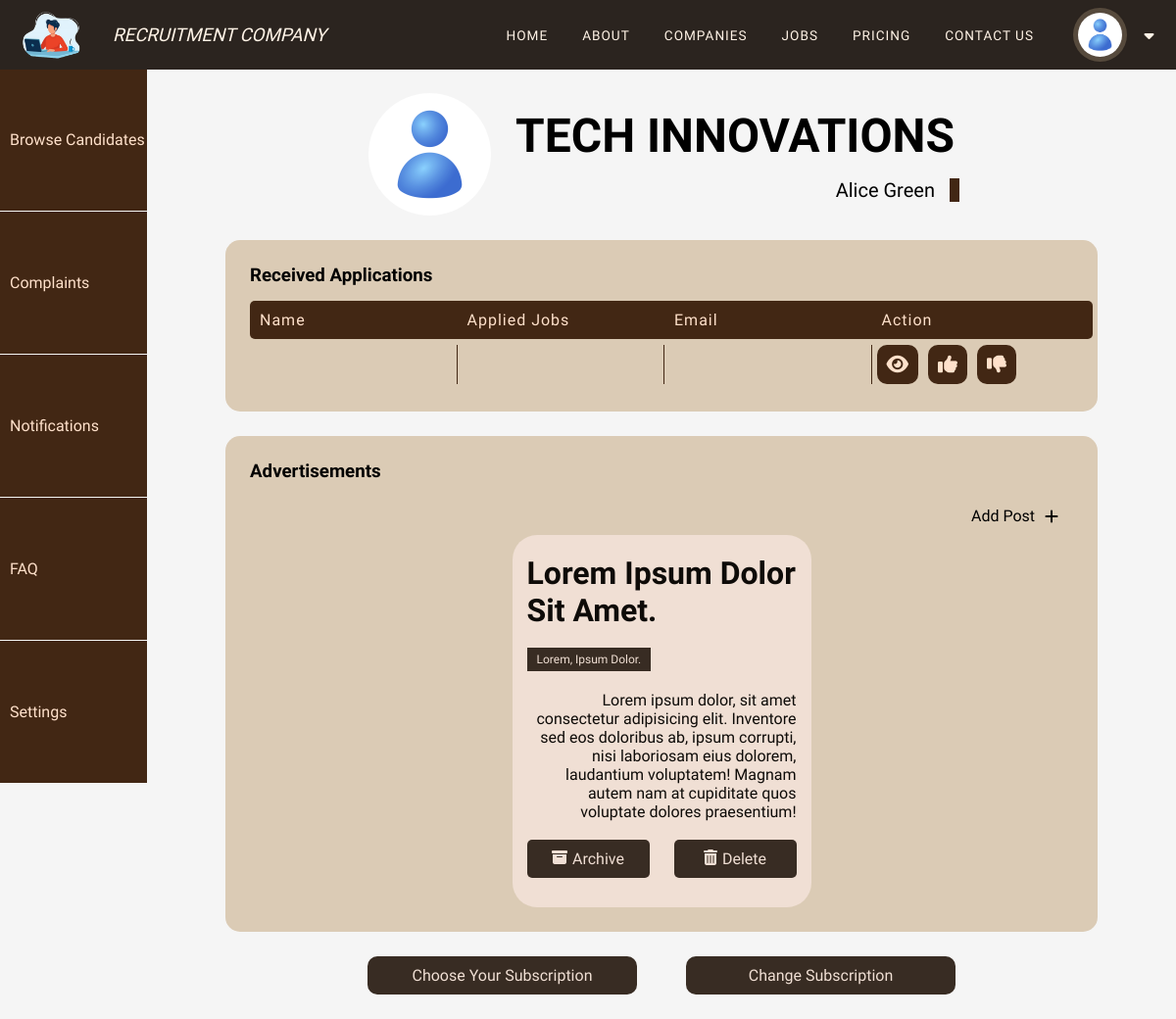
The page /dashboard/recruiter_dashboard.php (signed in) on the database its author committed.
### tables this page shows
CREATE TABLE recruiter (
    id VARCHAR(5) PRIMARY KEY,
    user_name VARCHAR(150) NOT NULL,
    mobile_no VARCHAR(15),
    company VARCHAR(255),
    email VARCHAR(100) NOT NULL UNIQUE,
    add_message TEXT,
    image VARCHAR(255),
    package VARCHAR(100),
    user_password VARCHAR(100),
    created_at TIMESTAMP DEFAULT CURRENT_TIMESTAMP
);

### includes/get_user.php (called while the page is built, shortened)
<?php
include '../includes/config.php';
if (isset($_SESSION['user_id'], $_SESSION['user_type'])) {
    $user_sql = "SELECT * FROM " . $_SESSION['user_type'] . " WHERE id = '" . $_SESSION['user_id'] . "'";
    $user_details = $conn->query($user_sql);
    if ($user_details->num_rows > 0) {
        $user = $user_details->fetch_assoc();
    } else {
        echo "Internal Error: User not found!";
        exit();
    }
} else {
    $is_logged_in = false;
    header("Location: ../login/login.php");
    exit();
}
?>

### dashboard/recruiter_dashboard.php (the view, shortened to what this page needs)
<?php
include '../includes/get_user.php';
?>
<!DOCTYPE html>
<html lang="en">
<head>
    <link rel="stylesheet" href="./styles/recruiter.css">
    <link rel="stylesheet" href="https://cdnjs.cloudflare.com/ajax/libs/font-awesome/6.0.0-beta3/css/all.min.css">
</head>
<body>
<?php
    include_once '../includes/header.php';
?>
    <main>
        <div class="frame">
            <div class="side_bar">
                <a href="./browse_candidates.html">Browse Candidates</a>
                <a href="">Complaints</a>
                <a href="">Notifications</a>
                <a href="">FAQ</a>
                <a href="">Settings</a>
            </div>
        </div>
        <div class="frame">
            <div class="sub_frame">
                <img src="<?php echo $user['image'] ?>" alt="recruiter_img">
                <div class="text">
                    <h3><?php echo $user['company'] ?></h3>
                    <p><?php echo $user['user_name'] ?></p>
                </div>
            </div>
            <div class="sub_frame">
                <h3>Received Applications</h3>
                <div class="box_frame">
                    <div class="title_row row">
                        <div class="data_box">Name</div>
                        <div class="data_box">Applied Jobs</div>
                        <div class="data_box">Email</div>
                        <div class="data_box">Action</div>
                    </div>
                    <div class="data_row row">
                        <div class="data_box"></div>
                        <div class="data_box"></div>
                        <div class="data_box"></div>
                        <div class="data_box">
                            <div class="action">
                                <i class="fa-solid fa-eye"></i>
                            </div>
                            <div class="action">
                                <i class="fa-solid fa-thumbs-up"></i>
                            </div>
                            <div class="action">
                                <i class="fa-solid fa-thumbs-down"></i>
                            </div>
                        </div>
                    </div>
                </div>
            </div>
            <div class="sub_frame">
                <h3>Advertisements</h3>
                <div class="button_row">
                    <div class="button">
                        <p>Add Post</p>
                        <i class="fa-solid fa-plus"></i>
                    </div>
                </div>
                <div class="post_container">
                    <div class="post_card">
                        <p class="title">Lorem ipsum dolor sit amet.</p>
                        <p class="post">Lorem, ipsum dolor.</p>
                        <div class="desc">Lorem ipsum dolor, sit amet consectetur adipisicing elit. Inventore sed eos doloribus ab, ipsum corrupti, nisi laboriosam eius dolorem, laudantium voluptatem! Magnam autem nam at cupiditate quos voluptate dolores praesentium!</div>
                        <div class="actions">
                            <a href="" class="button">
                                <i class="fa-solid fa-box-archive"></i>
                                Archive
                            </a>
                            <a href="" class="button">
                                <i class="fa-solid fa-trash-can"></i>
                                Delete
                            </a>
                        </div>
                    </div>
                </div>
            </div>
            <div class="sub_frame">
                <div class="pckg">
            <?php
                $pkg_sql = "SELECT * FROM packages WHERE id = '". $user['package'] ."'";
                $fetch_pkg = $conn -> query($pkg_sql);
                if ($fetch_pkg -> num_rows > 0) {
                    $pkg_name = $fetch_pkg -> fetch_assoc();
                    echo $pkg_name['name'].' User';
                } else {
                    echo 'Choose Your Subscription';
                }
            ?>
                </div>
                <a class="pckg" href="../pages/pricing.php">Change Subscription</a>
            </div>
        </div>
    </main>
<?php
    include_once '../includes/header.php';
?>
</body>
</html>

### includes/header.php (shortened to what this page needs)
<!DOCTYPE html>
<html lang="en">
<head>
    <link rel="stylesheet" href="https://cdnjs.cloudflare.com/ajax/libs/font-awesome/6.6.0/css/all.min.css">
    <link rel="stylesheet" href="../includes/styles/headerStyles.css">
</head>
<body>
    <header>
       <div class="header-frame">
        <div class="header-subframe">
            <img class="header-logo-img" src="../images/logo/logo.png" alt="logo_image">
            <h3>Recruitment Company</h3>
        </div>
        <div class="header-subframe">
            <div class="header-miniframe">
                <a href="">Home</a>
                <a href="">About</a>
                <a href="">Companies</a>
                <a href="">Jobs</a>
                <a href="../pages/pricing.php">Pricing</a>
                <a href="">Contact Us</a>
            </div>
            <div class="header-miniframe">
                <div class="header-action">
                    <div class="profile-image">
                        <img src="<?php echo $user['image'] ?>" alt="profile_picture">
                    </div>
                    <div class="icon">
                        <i class="fa-solid fa-caret-down"></i>
                    </div>
                </div>
            </div>
        </div>
       </div>
    </header>
</body>
</html>

### dashboard/styles/recruiter.css (style rules this page uses)
* { margin: 0; padding: 0; position: relative; }
a { text-decoration: none; color: inherit; }
body { background-color: whitesmoke; }
header { position: fixed; }
main { width: 100%; padding-top: 70px; min-height: calc(100vh - 71.41px); display: flex; align-items: flex-start; font-family: "Ubuntu", sans-serif; }
main .frame:nth-child(1) { flex: 1; }
main .frame:nth-child(2) { flex: 7; }
.frame .side_bar { position: fixed; z-index: 50; width: 12.5%; min-height: calc(100vh - 71.41px); display: flex; flex-direction: column; gap: 1px; }
.side_bar a { flex: 1; background-color: #422714; color: #ffe1cb; font-family: "Ubuntu", sans-serif; padding-left: 10px; font-size: 1em; display: flex; font-weight: 500; align-items: center; transition: .35s ease-in-out all; }
.frame:nth-child(2) { display: flex; flex-direction: column; align-items: center; gap: 25px; padding: 25px 0; justify-content: space-around; }
.sub_frame:nth-child(1) { display: flex; align-items: center; gap: 25px; }
.sub_frame:nth-child(1) img { width: 125px; height: 125px; border-radius: 50%; object-fit: cover; object-position: center; }
.sub_frame:nth-child(1) h3 { font-size: 3em; text-align: right; text-transform: uppercase; }
.sub_frame:nth-child(1) p { font-size: 1.25em; text-align: right; margin-right: 20px; text-transform: capitalize; }
.sub_frame:nth-child(1) p::after { content: ''; position: absolute; width: 10px; right: -25px; height: 100%; background-color: #422714; }
.sub_frame h3 { margin-bottom: 15px; }
.sub_frame:nth-child(2), .sub_frame:nth-child(3), .sub_frame:nth-child(3) { width: 70vw; border-radius: 15px; background-color: rgb(219, 203, 181); padding: 25px; }
.sub_frame:nth-child(2) .box_frame { display: flex; flex-direction: column; gap: 3px; }
.sub_frame:nth-child(2) .box_frame .row { display: flex; gap: 5px; width: 100%; border-radius: 5px; padding: 3px 5px; }
.sub_frame:nth-child(2) .box_frame .row .data_box { flex: 1; border-right: 1px solid #422714; width: 235.55px; }
.sub_frame:nth-child(2) .box_frame .row .data_box:last-child { border-right: none; }
.sub_frame:nth-child(2) .box_frame .row .data_box:last-child { display: flex; gap: 10px; align-items: center; }
.sub_frame:nth-child(2) .box_frame .row .data_box:last-child .action { display: flex; align-items: center; gap: 5px; padding: 10px; background-color: #422714; color: #ffe1cb; border-radius: 10px; font-size: 1.25em; transition: all ease-in-out .35s; }
.sub_frame:nth-child(2) .box_frame .title_row { background-color: #422714; color: #ffe1cb; font-weight: 400; letter-spacing: 1px; padding: 10px; }
.sub_frame:nth-child(3) .button_row { width: 100%; display: flex; align-items: center; justify-content: flex-end; }
.sub_frame:nth-child(3) .button_row .button { display: flex; gap: 10px; align-items: center; padding: 10px 15px; border-radius: 5px; transition: all ease-in-out .5s; }
.sub_frame:nth-child(3) .post_container { width: 100%; display: flex; justify-content: center; gap: 10px; flex-wrap: wrap; }
.sub_frame:nth-child(3) .post_card { width: 275px; min-height: 350px; padding: 15px; border-radius: 25px; background-color: #f0dfd4; color: #0e0b08; display: flex; flex-direction: column; justify-content: space-around; transition: all ease-in-out .5s; }
.post_card .title { font-weight: 600; font-size: 2em; text-transform: capitalize; }
.post_card .post { text-align: right; width: fit-content; padding: 5px 10px; background-color: #382c23; color: #f0dfd4; font-size: .75em; text-transform: capitalize; margin: 10px 0px; }
.post_card .desc { font-size: 1em; text-align: right; }
.post_card .actions { width: 100%; margin: 10px 0; gap: 25px; display: flex; align-items: center; justify-content: space-evenly; }
.post_card .actions .button { flex: 1; display: flex; justify-content: center; background-color: #382c23; color: #f0dfd4; padding: 10px; border-radius: 5px; gap: 5px; transition: all ease-in-out .35s; }
.sub_frame:nth-child(4) { width: 50vw; display: flex; gap: 50px; align-items: center; }
.sub_frame:nth-child(4) .pckg { flex: 1; text-align: center; padding: 10px; border-radius: 10px; background-color: #382c23; color: #f0dfd4; text-transform: capitalize; transition: all ease-in-out .35s; }

### rows shown on the page
recruiter: image (placeholder picture), company "TECH INNOVATIONS", user_name "Alice Green"
